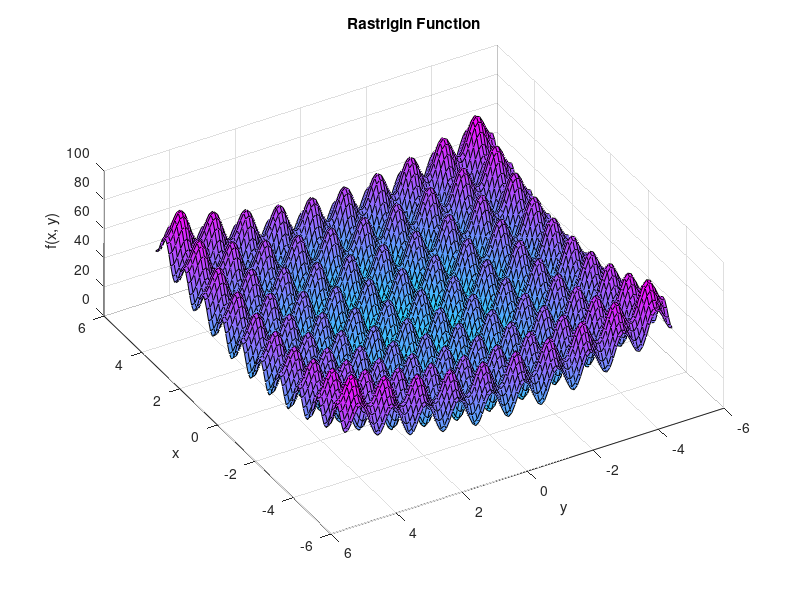

Source code (MATLAB):
% Author: Suhas Sunder - 100548159
% Topic: Rastrigin Function
% Assignment 1: Implementation of Eight Benchmark Functions in MATLAB and plotting 3D Map of their 2-D versions. 

clc; clear; close all

% Define meshgrid for clearly visible grid cells along surface of plots
[x, y] = meshgrid(-5:0.1:5, -5:0.1:5);

% Compute the Rastrigin function in 2D
z = 20 + x.^2 + y.^2 - 10 * (cos(2*pi*x) + cos(2*pi*y));

% Plot the surface
surf(x, y, z, 'EdgeColor', 'k', 'FaceColor', 'interp')
xlabel('x')
ylabel('y')
zlabel('f(x, y)')
title('Rastrigin Function')
colormap cool
view(-120, 60)
grid on

% Save the currently active figure window locally as an image file
saveas(gcf, 'rastrigin_function.png')
